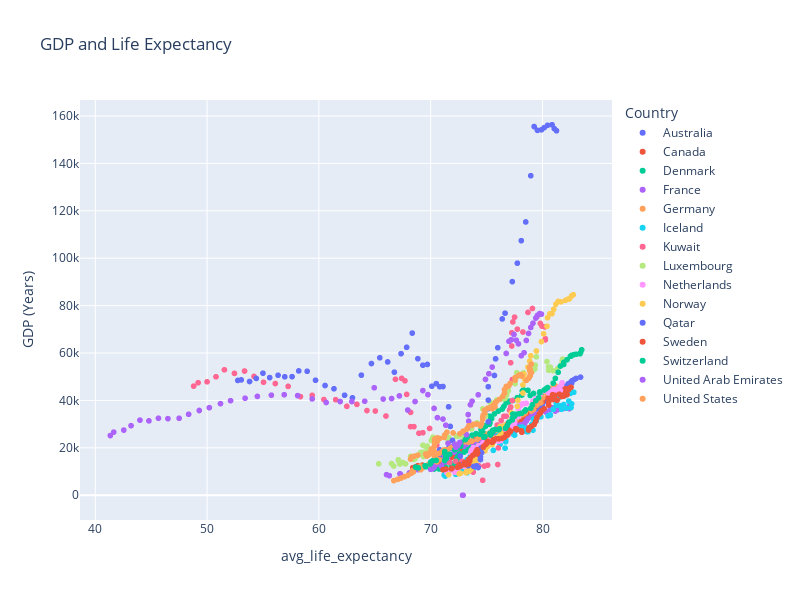

Write notebook code for a chart like this one.
### Code cell
fig = px.scatter(df_filterby_gdp, x='avg_life_expectancy', y='gdppc', color='Country',
             title='GDP and Life Expectancy',
             labels={'gdppc':'GDP (Years)'},
             hover_data=['Country'], width=800, height=600)
fig.show()

### Figure 1 — Plotly figure (JSON) as saved in the notebook; plotly's stock layout.template omitted (floating-point values rounded to 4 significant figures)
{"data": [{"customdata": [["Australia"], ["Australia"], ["Australia"], ["Australia"], ["Australia"], ["Australia"], ["Australia"], ["Australia"], ["Australia"], ["Australia"], ["Australia"], ["Australia"], ["Australia"], ["Australia"], ["Australia"], ["Australia"], ["Australia"], ["Australia"], ["Australia"], ["Australia"], ["Australia"], ["Australia"], ["Australia"], ["Australia"], ["Australia"], ["Australia"], ["Australia"], ["Australia"], ["Australia"], ["Australia"], ["Australia"], ["Australia"], ["Australia"], ["Australia"], ["Australia"], ["Australia"], ["Australia"], ["Australia"], ["Australia"], ["Australia"], ["Australia"], ["Australia"], ["Australia"], ["Australia"], ["Australia"], ["Australia"], ["Australia"], ["Australia"], ["Australia"], ["Australia"], ["Australia"], ["Australia"], ["Australia"], ["Australia"], ["Australia"], ["Australia"], ["Australia"], ["Australia"], ["Australia"], ["Australia"], ["Australia"], ["Australia"], ["Australia"], ["Australia"], ["Australia"], ["Australia"], ["Australia"], ["Australia"], ["Australia"]], "hovertemplate": "Country=%{customdata[0]}<br>avg_life_expectancy=%{x}<br>GDP (Years)=%{y}<extra></extra>", "legendgroup": "Australia", "marker": {"color": "#636efa", "symbol": "circle"}, "mode": "markers", "name": "Australia", "showlegend": true, "type": "scattergl", "x": [69.1, 68.85, 69.2, 69.85, 70, 70.3, 70.2, 70.45, 71, 70.55, 70.95, 71.25, 71.05, 71.1, 70.75, 70.95, 70.85, 71.2, 70.85, 71.25, 70.8, 71.55, 71.9, 72.2, 72, 72.9, 72.9, 73.6, 73.8, 74.4, 74.65, 74.85, 74.8, 75.45, 75.55, 75.5, 76.1, 76.1, 76.4, 76.25, 77.05, 77.5, 77.5, 78, 77.85, 78.25, 78.4, 78.65, 79.05, 79.25, 79.6, 80, 80, 80.45, 80.75, 81.1, 81.25, 81.25, 81.45, 81.75, 82, 82.15, 82.3, 82.6, 82.55, 82.65, 82.85, 83, 83.4], "xaxis": "x", "y": [11815, 11966, 11824, 11963, 12419, 12795, 12924, 12895, 13238, 13753, 14013, 13793, 14389, 14983, 15699, 16182, 16324, 17108, 17770, 18428, 19166, 19590, 19772, 20527, 20698, 20993, 21613, 21592, 21948, 22826, 22972, 23368, 22972, 22697, 24009, 24927, 25116, 25971, 26702, 27407, 27373, 26861, 27560, 28622, 29844, 30690, 31740, 32858, 34337, 35551, 36603, 37276, 38567, 39524, 40888, 41904, 42651, 44034, 44422, 44687, 45400, 46132, 46999, 47250, 47867, 48357, 48845, 49266, 49831], "yaxis": "y"}, {"customdata": [["Canada"], ["Canada"], ["Canada"], ["Canada"], ["Canada"], ["Canada"], ["Canada"], ["Canada"], ["Canada"], ["Canada"], ["Canada"], ["Canada"], ["Canada"], ["Canada"], ["Canada"], ["Canada"], ["Canada"], ["Canada"], ["Canada"], ["Canada"], ["Canada"], ["Canada"], ["Canada"], ["Canada"], ["Canada"], ["Canada"], ["Canada"], ["Canada"], ["Canada"], ["Canada"], ["Canada"], ["Canada"], ["Canada"], ["Canada"], ["Canada"], ["Canada"], ["Canada"], ["Canada"], ["Canada"], ["Canada"], ["Canada"], ["Canada"], ["Canada"], ["Canada"], ["Canada"], ["Canada"], ["Canada"], ["Canada"], ["Canada"], ["Canada"], ["Canada"], ["Canada"], ["Canada"], ["Canada"], ["Canada"], ["Canada"], ["Canada"], ["Canada"], ["Canada"], ["Canada"], ["Canada"], ["Canada"], ["Canada"], ["Canada"], ["Canada"], ["Canada"], ["Canada"], ["Canada"], ["Canada"]], "hovertemplate": "Country=%{customdata[0]}<br>avg_life_expectancy=%{x}<br>GDP (Years)=%{y}<extra></extra>", "legendgroup": "Canada", "marker": {"color": "#EF553B", "symbol": "circle"}, "mode": "markers", "name": "Canada", "showlegend": true, "type": "scattergl", "x": [68.4, 68.65, 68.85, 69.25, 70.1, 70.2, 70.15, 70.15, 70.8, 70.8, 71.2, 71.45, 71.4, 71.45, 71.85, 72, 72.1, 72.3, 72.45, 72.6, 72.8, 73.15, 73, 73.25, 73.3, 73.6, 74.05, 74.3, 74.6, 74.95, 75.15, 75.55, 75.75, 76.1, 76.4, 76.35, 76.5, 76.8, 76.9, 77.15, 77.4, 77.55, 77.85, 77.7, 77.9, 78, 78.25, 78.45, 78.65, 78.85, 79.2, 79.35, 79.5, 79.65, 80, 80.05, 80.5, 80.5, 80.7, 81, 81.3, 81.5, 81.7, 81.75, 81.8, 81.9, 82.05, 82, 82.05], "xaxis": "x", "y": [11622, 12007, 12486, 12726, 12272, 13072, 13791, 13719, 13603, 13829, 13952, 14080, 14787, 15248, 15938, 16694, 17448, 17658, 18297, 18988, 19207, 20024, 20837, 22058, 22643, 22819, 23754, 24265, 24994, 25775, 25784, 26256, 25151, 25625, 26836, 28025, 28472, 29246, 30275, 30458, 30082, 29152, 29141, 29658, 30746, 31331, 31594, 32710, 33786, 35346, 36943, 37307, 38124, 38560, 39492, 40485, 41247, 41807, 41896, 40313, 41209, 42197, 42445, 42994, 43607, 43619, 43745, 44592, 44869], "yaxis": "y"}, {"customdata": [["Denmark"], ["Denmark"], ["Denmark"], ["Denmark"], ["Denmark"], ["Denmark"], ["Denmark"], ["Denmark"], ["Denmark"], ["Denmark"], ["Denmark"], ["Denmark"], ["Denmark"], ["Denmark"], ["Denmark"], ["Denmark"], ["Denmark"], ["Denmark"], ["Denmark"], ["Denmark"], ["Denmark"], ["Denmark"], ["Denmark"], ["Denmark"], ["Denmark"], ["Denmark"], ["Denmark"], ["Denmark"], ["Denmark"], ["Denmark"], ["Denmark"], ["Denmark"], ["Denmark"], ["Denmark"], ["Denmark"], ["Denmark"], ["Denmark"], ["Denmark"], ["Denmark"], ["Denmark"], ["Denmark"], ["Denmark"], ["Denmark"], ["Denmark"], ["Denmark"], ["Denmark"], ["Denmark"], ["Denmark"], ["Denmark"], ["Denmark"], ["Denmark"], ["Denmark"], ["Denmark"], ["Denmark"], ["Denmark"], ["Denmark"], ["Denmark"], ["Denmark"], ["Denmark"], ["Denmark"], ["Denmark"], ["Denmark"], ["Denmark"], ["Denmark"], ["Denmark"], ["Denmark"], ["Denmark"], ["Denmark"], ["Denmark"]], "hovertemplate": "Country=%{customdata[0]}<br>avg_life_expectancy=%{x}<br>GDP (Years)=%{y}<extra></extra>", "legendgroup": "Denmark", "marker": {"color": "#00cc96", "symbol": "circle"}, "mode": "markers", "name": "Denmark", "showlegend": true, "type": "scattergl", "x": [70.3, 70.95, 70.75, 71.2, 71.35, 71.95, 72.05, 71.85, 72.25, 72.25, 72.2, 72.5, 72.35, 72.45, 72.55, 72.4, 72.5, 73, 73.2, 73.3, 73.4, 73.5, 73.5, 73.75, 73.85, 74.15, 73.8, 74.7, 74.45, 74.3, 74.2, 74.3, 74.65, 74.45, 74.65, 74.5, 74.65, 74.75, 74.8, 74.9, 74.85, 75.25, 75.3, 75.2, 75.45, 75.25, 75.7, 76.05, 76.4, 76.55, 76.75, 76.95, 77.05, 77.35, 77.75, 78.15, 78.2, 78.3, 78.7, 78.9, 79.2, 79.75, 80.05, 80.3, 80.65, 80.75, 80.85, 81.1, 81], "xaxis": "x", "y": [11067, 11056, 11086, 11623, 11749, 11788, 11858, 12696, 12903, 13767, 14046, 14843, 15537, 15513, 16832, 17459, 17789, 18230, 18868, 19974, 20221, 20617, 21579, 22228, 21919, 21712, 23059, 23360, 23632, 24409, 24272, 24063, 24807, 25450, 26581, 27710, 28681, 28728, 29049, 29108, 29412, 29915, 30574, 30650, 32359, 33356, 34325, 35499, 36361, 37523, 39021, 39426, 39709, 39983, 41179, 42265, 44025, 44481, 44246, 42090, 42932, 43575, 43510, 43733, 44241, 44635, 44836, 45456, 46312], "yaxis": "y"}, {"customdata": [["France"], ["France"], ["France"], ["France"], ["France"], ["France"], ["France"], ["France"], ["France"], ["France"], ["France"], ["France"], ["France"], ["France"], ["France"], ["France"], ["France"], ["France"], ["France"], ["France"], ["France"], ["France"], ["France"], ["France"], ["France"], ["France"], ["France"], ["France"], ["France"], ["France"], ["France"], ["France"], ["France"], ["France"], ["France"], ["France"], ["France"], ["France"], ["France"], ["France"], ["France"], ["France"], ["France"], ["France"], ["France"], ["France"], ["France"], ["France"], ["France"], ["France"], ["France"], ["France"], ["France"], ["France"], ["France"], ["France"], ["France"], ["France"], ["France"], ["France"], ["France"], ["France"], ["France"], ["France"], ["France"], ["France"], ["France"], ["France"], ["France"]], "hovertemplate": "Country=%{customdata[0]}<br>avg_life_expectancy=%{x}<br>GDP (Years)=%{y}<extra></extra>", "legendgroup": "France", "marker": {"color": "#ab63fa", "symbol": "circle"}, "mode": "markers", "name": "France", "showlegend": true, "type": "scattergl", "x": [66.3, 66.05, 67.3, 67.25, 68.1, 68.35, 68.45, 68.85, 70, 70.15, 70.3, 70.95, 70.45, 70.3, 71.25, 71.1, 71.5, 71.5, 71.5, 71.25, 72.1, 72.1, 72.35, 72.5, 72.8, 72.95, 73.2, 73.75, 73.9, 74.2, 74.3, 74.45, 74.8, 74.75, 75.25, 75.3, 75.6, 76.15, 76.4, 76.55, 76.85, 77.05, 77.3, 77.35, 77.75, 77.85, 78.05, 78.4, 78.55, 78.7, 79, 79.15, 79.35, 79.4, 80.3, 80.25, 80.7, 80.9, 81, 81.15, 81.35, 81.7, 81.7, 81.95, 82.4, 82.1, 82.35, 82.45, 82.55], "xaxis": "x", "y": [8266, 8705, 8869, 9060, 9428, 9881, 10278, 10779, 10927, 11124, 11792, 12302, 12859, 13330, 14057, 14609, 15213, 15792, 16365, 17352, 18187, 18881, 19549, 20441, 20902, 20653, 21465, 22177, 22698, 23326, 23537, 23655, 24120, 24300, 24519, 24755, 25238, 25756, 26763, 27576, 28129, 28294, 28620, 28336, 28908, 29419, 29737, 30342, 31323, 32285, 33410, 33920, 34153, 34292, 35094, 35495, 36166, 36846, 36762, 35535, 36087, 36691, 36571, 36632, 36527, 36827, 37124, 37895, 38516], "yaxis": "y"}, {"customdata": [["Germany"], ["Germany"], ["Germany"], ["Germany"], ["Germany"], ["Germany"], ["Germany"], ["Germany"], ["Germany"], ["Germany"], ["Germany"], ["Germany"], ["Germany"], ["Germany"], ["Germany"], ["Germany"], ["Germany"], ["Germany"], ["Germany"], ["Germany"], ["Germany"], ["Germany"], ["Germany"], ["Germany"], ["Germany"], ["Germany"], ["Germany"], ["Germany"], ["Germany"], ["Germany"], ["Germany"], ["Germany"], ["Germany"], ["Germany"], ["Germany"], ["Germany"], ["Germany"], ["Germany"], ["Germany"], ["Germany"], ["Germany"], ["Germany"], ["Germany"], ["Germany"], ["Germany"], ["Germany"], ["Germany"], ["Germany"], ["Germany"], ["Germany"], ["Germany"], ["Germany"], ["Germany"], ["Germany"], ["Germany"], ["Germany"], ["Germany"], ["Germany"], ["Germany"], ["Germany"], ["Germany"], ["Germany"], ["Germany"], ["Germany"], ["Germany"], ["Germany"], ["Germany"], ["Germany"], ["Germany"]], "hovertemplate": "Country=%{customdata[0]}<br>avg_life_expectancy=%{x}<br>GDP (Years)=%{y}<extra></extra>", "legendgroup": "Germany", "marker": {"color": "#FFA15A", "symbol": "circle"}, "mode": "markers", "name": "Germany", "showlegend": true, "type": "scattergl", "x": [66.7, 67.05, 67.35, 67.65, 67.95, 68.25, 68.45, 68.35, 69.1, 69.25, 69.1, 69.7, 69.85, 69.95, 70.55, 70.5, 70.6, 70.8, 70.45, 70.3, 70.5, 70.75, 71, 71.15, 71.5, 71.35, 71.8, 72.4, 72.35, 72.75, 72.85, 73.1, 73.4, 73.7, 74.15, 74.3, 74.45, 74.9, 75.1, 75.3, 75.15, 75.4, 75.8, 75.9, 76.2, 76.4, 76.65, 77.1, 77.4, 77.65, 77.95, 78.3, 78.35, 78.45, 79, 79.2, 79.5, 79.65, 79.75, 79.85, 80, 80.3, 80.45, 80.45, 80.85, 80.55, 80.85, 80.95, 81.15], "xaxis": "x", "y": [6186, 6704, 7257, 7818, 8364, 9240, 9846, 10348, 10739, 11440, 12282, 12675, 13106, 13367, 14062, 14642, 14964, 14979, 15723, 16641, 17277, 17657, 18301, 19074, 19228, 19193, 20218, 20837, 21447, 22305, 22497, 22553, 22380, 22840, 23564, 24133, 24657, 25027, 25759, 26393, 25391, 26770, 27385, 27251, 28140, 28869, 29350, 30187, 31130, 32088, 33367, 34260, 34591, 34716, 35529, 36206, 38014, 39752, 40715, 38963, 41110, 43189, 43320, 43413, 43922, 44293, 44689, 45620, 46178], "yaxis": "y"}, {"customdata": [["Iceland"], ["Iceland"], ["Iceland"], ["Iceland"], ["Iceland"], ["Iceland"], ["Iceland"], ["Iceland"], ["Iceland"], ["Iceland"], ["Iceland"], ["Iceland"], ["Iceland"], ["Iceland"], ["Iceland"], ["Iceland"], ["Iceland"], ["Iceland"], ["Iceland"], ["Iceland"], ["Iceland"], ["Iceland"], ["Iceland"], ["Iceland"], ["Iceland"], ["Iceland"], ["Iceland"], ["Iceland"], ["Iceland"], ["Iceland"], ["Iceland"], ["Iceland"], ["Iceland"], ["Iceland"], ["Iceland"], ["Iceland"], ["Iceland"], ["Iceland"], ["Iceland"], ["Iceland"], ["Iceland"], ["Iceland"], ["Iceland"], ["Iceland"], ["Iceland"], ["Iceland"], ["Iceland"], ["Iceland"], ["Iceland"], ["Iceland"], ["Iceland"], ["Iceland"], ["Iceland"], ["Iceland"], ["Iceland"], ["Iceland"], ["Iceland"], ["Iceland"], ["Iceland"], ["Iceland"], ["Iceland"], ["Iceland"], ["Iceland"], ["Iceland"], ["Iceland"], ["Iceland"], ["Iceland"], ["Iceland"], ["Iceland"]], "hovertemplate": "Country=%{customdata[0]}<br>avg_life_expectancy=%{x}<br>GDP (Years)=%{y}<extra></extra>", "legendgroup": "Iceland", "marker": {"color": "#19d3f3", "symbol": "circle"}, "mode": "markers", "name": "Iceland", "showlegend": true, "type": "scattergl", "x": [71.2, 71.3, 72.25, 72.25, 73.25, 73.1, 72.8, 73.05, 73.2, 72.7, 73.8, 73.15, 73.6, 73.15, 73.4, 73.9, 73.25, 73.6, 73.8, 73.5, 73.7, 73.55, 74.3, 74.45, 74.6, 75.6, 76.65, 76.2, 76.7, 76.7, 76.65, 76.05, 76.85, 76.65, 77.5, 77.3, 78.1, 77.35, 77, 77.95, 78.2, 77.95, 78.6, 78.7, 79.15, 78.2, 78.65, 79.05, 79.45, 79.2, 79.85, 80.7, 80.5, 80.7, 80.95, 81.25, 81.25, 81.35, 81.4, 81.6, 81.7, 82.15, 82.55, 81.9, 82.6, 82.35, 82.05, 82.5, 82.8], "xaxis": "x", "y": [8498, 8080, 8823, 8886, 9446, 10096, 10323, 10079, 10568, 10702, 10959, 10728, 11435, 12366, 13386, 14100, 15058, 14642, 13648, 13880, 14830, 16606, 17366, 18277, 19054, 18935, 19877, 21465, 22579, 23443, 24528, 25284, 25477, 24605, 25357, 25990, 27439, 29576, 28934, 28652, 28760, 28258, 26859, 26834, 27458, 27236, 28278, 29939, 31445, 32187, 33108, 33794, 33470, 33921, 36209, 37884, 38707, 41111, 40810, 37702, 36273, 36740, 36990, 38258, 38563, 39727, 42085, 42978, 43439], "yaxis": "y"}, {"customdata": [["Kuwait"], ["Kuwait"], ["Kuwait"], ["Kuwait"], ["Kuwait"], ["Kuwait"], ["Kuwait"], ["Kuwait"], ["Kuwait"], ["Kuwait"], ["Kuwait"], ["Kuwait"], ["Kuwait"], ["Kuwait"], ["Kuwait"], ["Kuwait"], ["Kuwait"], ["Kuwait"], ["Kuwait"], ["Kuwait"], ["Kuwait"], ["Kuwait"], ["Kuwait"], ["Kuwait"], ["Kuwait"], ["Kuwait"], ["Kuwait"], ["Kuwait"], ["Kuwait"], ["Kuwait"], ["Kuwait"], ["Kuwait"], ["Kuwait"], ["Kuwait"], ["Kuwait"], ["Kuwait"], ["Kuwait"], ["Kuwait"], ["Kuwait"], ["Kuwait"], ["Kuwait"], ["Kuwait"], ["Kuwait"], ["Kuwait"], ["Kuwait"], ["Kuwait"], ["Kuwait"], ["Kuwait"], ["Kuwait"], ["Kuwait"], ["Kuwait"], ["Kuwait"], ["Kuwait"], ["Kuwait"], ["Kuwait"], ["Kuwait"], ["Kuwait"], ["Kuwait"], ["Kuwait"], ["Kuwait"], ["Kuwait"], ["Kuwait"], ["Kuwait"], ["Kuwait"], ["Kuwait"], ["Kuwait"], ["Kuwait"], ["Kuwait"], ["Kuwait"]], "hovertemplate": "Country=%{customdata[0]}<br>avg_life_expectancy=%{x}<br>GDP (Years)=%{y}<extra></extra>", "legendgroup": "Kuwait", "marker": {"color": "#FF6692", "symbol": "circle"}, "mode": "markers", "name": "Kuwait", "showlegend": true, "type": "scattergl", "x": [48.8, 49.2, 50, 50.8, 51.55, 52.45, 53.35, 54.2, 55.05, 56.1, 57.25, 58.35, 59.4, 60.45, 61.5, 62.5, 63.4, 64.3, 65.05, 66, 66.85, 67.4, 67.7, 67.85, 68.2, 68.2, 68.5, 68.95, 69.3, 69.9, 70.55, 71.3, 71.7, 72.25, 72.8, 73.3, 73.75, 74.3, 74.8, 75.1, 73.8, 74.65, 76, 76.05, 76.1, 75.85, 75.95, 76.3, 76.55, 76.75, 77.05, 77.15, 77.3, 77.3, 77.15, 77.25, 77.25, 77.35, 77.5, 77.75, 78.25, 78.7, 79.1, 79.5, 79.8, 79.95, 80.2, 80.25, 80.25], "xaxis": "x", "y": [46031, 47464, 47856, 49989, 52920, 51417, 52404, 50126, 47671, 47131, 45929, 41622, 42150, 40377, 40333, 37511, 38335, 35720, 35546, 33415, 48927, 49302, 48283, 42542, 34962, 28950, 28956, 26168, 26363, 28174, 21154, 16402, 13845, 14292, 14384, 13015, 13509, 12416, 12317, 12701, 9757, 6311, 12965, 19955, 24532, 27553, 29613, 31511, 33331, 33351, 35845, 37226, 39943, 48810, 55912, 62960, 68546, 73097, 75138, 70073, 68865, 77126, 78801, 75256, 72508, 71354, 71010, 66010, 65521], "yaxis": "y"}, {"customdata": [["Luxembourg"], ["Luxembourg"], ["Luxembourg"], ["Luxembourg"], ["Luxembourg"], ["Luxembourg"], ["Luxembourg"], ["Luxembourg"], ["Luxembourg"], ["Luxembourg"], ["Luxembourg"], ["Luxembourg"], ["Luxembourg"], ["Luxembourg"], ["Luxembourg"], ["Luxembourg"], ["Luxembourg"], ["Luxembourg"], ["Luxembourg"], ["Luxembourg"], ["Luxembourg"], ["Luxembourg"], ["Luxembourg"], ["Luxembourg"], ["Luxembourg"], ["Luxembourg"], ["Luxembourg"], ["Luxembourg"], ["Luxembourg"], ["Luxembourg"], ["Luxembourg"], ["Luxembourg"], ["Luxembourg"], ["Luxembourg"], ["Luxembourg"], ["Luxembourg"], ["Luxembourg"], ["Luxembourg"], ["Luxembourg"], ["Luxembourg"], ["Luxembourg"], ["Luxembourg"], ["Luxembourg"], ["Luxembourg"], ["Luxembourg"], ["Luxembourg"], ["Luxembourg"], ["Luxembourg"], ["Luxembourg"], ["Luxembourg"], ["Luxembourg"], ["Luxembourg"], ["Luxembourg"], ["Luxembourg"], ["Luxembourg"], ["Luxembourg"], ["Luxembourg"], ["Luxembourg"], ["Luxembourg"], ["Luxembourg"], ["Luxembourg"], ["Luxembourg"], ["Luxembourg"], ["Luxembourg"], ["Luxembourg"], ["Luxembourg"], ["Luxembourg"], ["Luxembourg"], ["Luxembourg"]], "hovertemplate": "Country=%{customdata[0]}<br>avg_life_expectancy=%{x}<br>GDP (Years)=%{y}<extra></extra>", "legendgroup": "Luxembourg", "marker": {"color": "#B6E880", "symbol": "circle"}, "mode": "markers", "name": "Luxembourg", "showlegend": true, "type": "scattergl", "x": [66.5, 66.7, 67.25, 65.35, 67.75, 67.5, 67.15, 67.1, 68.5, 68.6, 68.65, 69.35, 68.2, 68.75, 69.5, 69.1, 69.25, 69.35, 69.75, 69.55, 69.7, 69.3, 70.4, 70.35, 70.2, 70.35, 70.05, 71.55, 71.6, 72.4, 72.3, 72.45, 72.75, 72.85, 73.15, 73.65, 74.1, 74.15, 74.9, 74.65, 75.5, 75.75, 75.3, 75.9, 76.35, 76.65, 76.5, 76.8, 76.95, 77.55, 77.75, 78.1, 78.3, 77.7, 79.15, 79.3, 79.35, 79.45, 80.4, 80.55, 80.55, 80.7, 80.95, 81.35, 81.7, 81.8, 82.05, 81.75, 81.8], "xaxis": "x", "y": [13378, 12337, 13162, 13256, 13238, 13818, 14343, 14961, 15093, 15382, 15870, 16349, 16370, 16766, 17864, 18002, 18084, 18066, 18774, 20516, 20763, 21117, 22236, 23820, 24503, 22643, 23100, 23417, 24331, 24836, 24951, 25136, 25005, 25738, 27303, 28032, 30051, 30533, 33351, 36442, 36706, 39198, 39232, 40179, 40991, 40839, 40688, 42311, 44143, 47061, 50064, 50528, 51710, 51717, 52624, 53262, 54921, 58370, 56383, 52731, 54086, 54031, 52562, 53411, 55102, 55972, 57006, 56780, 57428], "yaxis": "y"}, {"customdata": [["Netherlands"], ["Netherlands"], ["Netherlands"], ["Netherlands"], ["Netherlands"], ["Netherlands"], ["Netherlands"], ["Netherlands"], ["Netherlands"], ["Netherlands"], ["Netherlands"], ["Netherlands"], ["Netherlands"], ["Netherlands"], ["Netherlands"], ["Netherlands"], ["Netherlands"], ["Netherlands"], ["Netherlands"], ["Netherlands"], ["Netherlands"], ["Netherlands"], ["Netherlands"], ["Netherlands"], ["Netherlands"], ["Netherlands"], ["Netherlands"], ["Netherlands"], ["Netherlands"], ["Netherlands"], ["Netherlands"], ["Netherlands"], ["Netherlands"], ["Netherlands"], ["Netherlands"], ["Netherlands"], ["Netherlands"], ["Netherlands"], ["Netherlands"], ["Netherlands"], ["Netherlands"], ["Netherlands"], ["Netherlands"], ["Netherlands"], ["Netherlands"], ["Netherlands"], ["Netherlands"], ["Netherlands"], ["Netherlands"], ["Netherlands"], ["Netherlands"], ["Netherlands"], ["Netherlands"], ["Netherlands"], ["Netherlands"], ["Netherlands"], ["Netherlands"], ["Netherlands"], ["Netherlands"], ["Netherlands"], ["Netherlands"], ["Netherlands"], ["Netherlands"], ["Netherlands"], ["Netherlands"], ["Netherlands"], ["Netherlands"], ["Netherlands"], ["Netherlands"]], "hovertemplate": "Country=%{customdata[0]}<br>avg_life_expectancy=%{x}<br>GDP (Years)=%{y}<extra></extra>", "legendgroup": "Netherlands", "marker": {"color": "#FF97FF", "symbol": "circle"}, "mode": "markers", "name": "Netherlands", "showlegend": true, "type": "scattergl", "x": [71.45, 71.55, 72.15, 71.7, 72.4, 72.5, 72.55, 73, 73.15, 73.25, 73.35, 73.55, 73.3, 73.4, 73.8, 73.65, 73.6, 73.9, 73.65, 73.6, 73.65, 73.9, 73.8, 74.25, 74.6, 74.6, 74.7, 75.3, 75.2, 75.65, 75.75, 76, 76.05, 76.25, 76.35, 76.35, 76.35, 76.75, 76.95, 76.8, 76.95, 77.05, 77.3, 77, 77.45, 77.5, 77.45, 77.85, 77.95, 77.85, 78.05, 78.25, 78.35, 78.55, 79.15, 79.4, 79.75, 80.15, 80.3, 80.55, 80.75, 81, 80.95, 81.2, 81.6, 81.4, 81.5, 81.7, 81.75], "xaxis": "x", "y": [9558, 9615, 9698, 10429, 11010, 11678, 11953, 12137, 11926, 12333, 13209, 13074, 13770, 14078, 15042, 15618, 15838, 16483, 17365, 18270, 19075, 19636, 20079, 20851, 21514, 21318, 22132, 22598, 22992, 23347, 23438, 23153, 22780, 23086, 23750, 24361, 24893, 25085, 25574, 26612, 27515, 28127, 28556, 28880, 29728, 30680, 31812, 33200, 34689, 36409, 37900, 38636, 38653, 38804, 39682, 40679, 42287, 44009, 44841, 43179, 43812, 44591, 43957, 43744, 44205, 44869, 45600, 46651, 47474], "yaxis": "y"}, {"customdata": [["Norway"], ["Norway"], ["Norway"], ["Norway"], ["Norway"], ["Norway"], ["Norway"], ["Norway"], ["Norway"], ["Norway"], ["Norway"], ["Norway"], ["Norway"], ["Norway"], ["Norway"], ["Norway"], ["Norway"], ["Norway"], ["Norway"], ["Norway"], ["Norway"], ["Norway"], ["Norway"], ["Norway"], ["Norway"], ["Norway"], ["Norway"], ["Norway"], ["Norway"], ["Norway"], ["Norway"], ["Norway"], ["Norway"], ["Norway"], ["Norway"], ["Norway"], ["Norway"], ["Norway"], ["Norway"], ["Norway"], ["Norway"], ["Norway"], ["Norway"], ["Norway"], ["Norway"], ["Norway"], ["Norway"], ["Norway"], ["Norway"], ["Norway"], ["Norway"], ["Norway"], ["Norway"], ["Norway"], ["Norway"], ["Norway"], ["Norway"], ["Norway"], ["Norway"], ["Norway"], ["Norway"], ["Norway"], ["Norway"], ["Norway"], ["Norway"], ["Norway"], ["Norway"], ["Norway"], ["Norway"]], "hovertemplate": "Country=%{customdata[0]}<br>avg_life_expectancy=%{x}<br>GDP (Years)=%{y}<extra></extra>", "legendgroup": "Norway", "marker": {"color": "#FECB52", "symbol": "circle"}, "mode": "markers", "name": "Norway", "showlegend": true, "type": "scattergl", "x": [71.6, 72.55, 72.65, 73.15, 73.2, 73.4, 73.5, 73.45, 73.45, 73.6, 73.6, 73.65, 73.5, 73.15, 73.65, 73.8, 74.05, 74.1, 74, 73.75, 74.15, 74.25, 74.4, 74.5, 74.85, 74.9, 75.1, 75.5, 75.5, 75.5, 75.75, 75.95, 76.05, 76.15, 76.3, 76, 76.3, 76.2, 76.35, 76.55, 76.6, 77.05, 77.3, 77.2, 77.75, 77.8, 78.25, 78.25, 78.4, 78.35, 78.7, 78.85, 78.95, 79.45, 79.9, 80.1, 80.4, 80.45, 80.65, 80.85, 81, 81.2, 81.4, 81.65, 82.05, 82.25, 82.4, 82.6, 82.75], "xaxis": "x", "y": [8655, 9038, 9267, 9540, 9923, 10044, 10480, 10697, 10603, 10957, 11483, 12106, 12347, 12723, 13256, 13852, 14258, 15020, 15224, 15779, 15983, 16692, 17409, 18050, 18691, 19560, 20610, 21399, 22061, 22971, 24031, 24179, 24141, 24924, 26321, 27608, 28504, 28953, 28786, 28942, 29434, 31128, 33041, 34820, 37493, 40044, 43133, 46556, 48957, 51129, 54040, 56578, 58840, 60852, 64824, 68109, 71311, 74880, 76522, 76626, 78476, 80623, 81759, 81583, 82216, 82713, 82814, 84056, 84580], "yaxis": "y"}, {"customdata": [["Qatar"], ["Qatar"], ["Qatar"], ["Qatar"], ["Qatar"], ["Qatar"], ["Qatar"], ["Qatar"], ["Qatar"], ["Qatar"], ["Qatar"], ["Qatar"], ["Qatar"], ["Qatar"], ["Qatar"], ["Qatar"], ["Qatar"], ["Qatar"], ["Qatar"], ["Qatar"], ["Qatar"], ["Qatar"], ["Qatar"], ["Qatar"], ["Qatar"], ["Qatar"], ["Qatar"], ["Qatar"], ["Qatar"], ["Qatar"], ["Qatar"], ["Qatar"], ["Qatar"], ["Qatar"], ["Qatar"], ["Qatar"], ["Qatar"], ["Qatar"], ["Qatar"], ["Qatar"], ["Qatar"], ["Qatar"], ["Qatar"], ["Qatar"], ["Qatar"], ["Qatar"], ["Qatar"], ["Qatar"], ["Qatar"], ["Qatar"], ["Qatar"], ["Qatar"], ["Qatar"], ["Qatar"], ["Qatar"], ["Qatar"], ["Qatar"], ["Qatar"], ["Qatar"], ["Qatar"], ["Qatar"], ["Qatar"], ["Qatar"], ["Qatar"], ["Qatar"], ["Qatar"], ["Qatar"], ["Qatar"], ["Qatar"]], "hovertemplate": "Country=%{customdata[0]}<br>avg_life_expectancy=%{x}<br>GDP (Years)=%{y}<extra></extra>", "legendgroup": "Qatar", "marker": {"color": "#636efa", "symbol": "circle"}, "mode": "markers", "name": "Qatar", "showlegend": true, "type": "scattergl", "x": [52.75, 53.05, 53.8, 54.4, 55, 55.6, 56.35, 56.95, 57.6, 58.2, 58.95, 59.7, 60.55, 61.35, 62.3, 63, 63.8, 64.7, 65.45, 66.15, 66.75, 67.35, 67.85, 68.35, 68.85, 69.3, 69.7, 70.1, 70.5, 70.8, 71.1, 71.6, 71.75, 71.95, 72.45, 72.65, 72.85, 73.3, 73.35, 73.85, 74.25, 74.1, 74.45, 74.45, 74.55, 74.5, 75.1, 75.15, 75.1, 75.15, 75.15, 75.7, 75.8, 76, 76.4, 76.65, 77.3, 77.75, 78.1, 78.5, 78.95, 79.25, 79.55, 79.9, 80.15, 80.45, 80.85, 81.05, 81.25], "xaxis": "x", "y": [48436, 48653, 47990, 49284, 51490, 49632, 50628, 49973, 50042, 52436, 52299, 48516, 46304, 44912, 42186, 41101, 50660, 55566, 58010, 56236, 51921, 59731, 62416, 68407, 57594, 54866, 55169, 45999, 47072, 45806, 45860, 37307, 29046, 23146, 20354, 16558, 12881, 12819, 12492, 12137, 11705, 12418, 15042, 16221, 17955, 19960, 22395, 30989, 36448, 40135, 45788, 50526, 57541, 62234, 74373, 76808, 90121, 97913, 107402, 115283, 134803, 155533, 153922, 154159, 155069, 156029, 156299, 154669, 153764], "yaxis": "y"}, {"customdata": [["Sweden"], ["Sweden"], ["Sweden"], ["Sweden"], ["Sweden"], ["Sweden"], ["Sweden"], ["Sweden"], ["Sweden"], ["Sweden"], ["Sweden"], ["Sweden"], ["Sweden"], ["Sweden"], ["Sweden"], ["Sweden"], ["Sweden"], ["Sweden"], ["Sweden"], ["Sweden"], ["Sweden"], ["Sweden"], ["Sweden"], ["Sweden"], ["Sweden"], ["Sweden"], ["Sweden"], ["Sweden"], ["Sweden"], ["Sweden"], ["Sweden"], ["Sweden"], ["Sweden"], ["Sweden"], ["Sweden"], ["Sweden"], ["Sweden"], ["Sweden"], ["Sweden"], ["Sweden"], ["Sweden"], ["Sweden"], ["Sweden"], ["Sweden"], ["Sweden"], ["Sweden"], ["Sweden"], ["Sweden"], ["Sweden"], ["Sweden"], ["Sweden"], ["Sweden"], ["Sweden"], ["Sweden"], ["Sweden"], ["Sweden"], ["Sweden"], ["Sweden"], ["Sweden"], ["Sweden"], ["Sweden"], ["Sweden"], ["Sweden"], ["Sweden"], ["Sweden"], ["Sweden"], ["Sweden"], ["Sweden"], ["Sweden"]], "hovertemplate": "Country=%{customdata[0]}<br>avg_life_expectancy=%{x}<br>GDP (Years)=%{y}<extra></extra>", "legendgroup": "Sweden", "marker": {"color": "#EF553B", "symbol": "circle"}, "mode": "markers", "name": "Sweden", "showlegend": true, "type": "scattergl", "x": [71.1, 71.35, 71.85, 71.9, 72.4, 72.55, 72.7, 72.55, 73.15, 73.4, 73.05, 73.5, 73.4, 73.55, 73.75, 73.9, 74.15, 74.2, 74.05, 74.15, 74.7, 74.7, 74.75, 74.95, 75.05, 75.05, 75.1, 75.5, 75.6, 75.6, 75.85, 76.1, 76.4, 76.6, 76.85, 76.75, 77, 77.15, 77, 77.7, 77.6, 77.7, 78.1, 78.15, 78.75, 78.8, 79, 79.25, 79.4, 79.5, 79.7, 79.8, 79.9, 80.15, 80.55, 80.55, 80.8, 80.9, 81.1, 81.3, 81.5, 81.75, 81.7, 81.9, 82.2, 82.15, 82.35, 82.4, 82.55], "xaxis": "x", "y": [10742, 11077, 11152, 11389, 11799, 12060, 12428, 12899, 12884, 13211, 13849, 14564, 15093, 15808, 16761, 17239, 17432, 17883, 18428, 19215, 20269, 20320, 20725, 21509, 22132, 22607, 22765, 22322, 22646, 23465, 23809, 23777, 24002, 24412, 25357, 25805, 26309, 27016, 27468, 27933, 28068, 27614, 27199, 26559, 27506, 28519, 29012, 29863, 31187, 32705, 34203, 34667, 35570, 36436, 38016, 39259, 40992, 42400, 42190, 40116, 42635, 42079, 41650, 41811, 42476, 43746, 44659, 45193, 45542], "yaxis": "y"}, {"customdata": [["Switzerland"], ["Switzerland"], ["Switzerland"], ["Switzerland"], ["Switzerland"], ["Switzerland"], ["Switzerland"], ["Switzerland"], ["Switzerland"], ["Switzerland"], ["Switzerland"], ["Switzerland"], ["Switzerland"], ["Switzerland"], ["Switzerland"], ["Switzerland"], ["Switzerland"], ["Switzerland"], ["Switzerland"], ["Switzerland"], ["Switzerland"], ["Switzerland"], ["Switzerland"], ["Switzerland"], ["Switzerland"], ["Switzerland"], ["Switzerland"], ["Switzerland"], ["Switzerland"], ["Switzerland"], ["Switzerland"], ["Switzerland"], ["Switzerland"], ["Switzerland"], ["Switzerland"], ["Switzerland"], ["Switzerland"], ["Switzerland"], ["Switzerland"], ["Switzerland"], ["Switzerland"], ["Switzerland"], ["Switzerland"], ["Switzerland"], ["Switzerland"], ["Switzerland"], ["Switzerland"], ["Switzerland"], ["Switzerland"], ["Switzerland"], ["Switzerland"], ["Switzerland"], ["Switzerland"], ["Switzerland"], ["Switzerland"], ["Switzerland"], ["Switzerland"], ["Switzerland"], ["Switzerland"], ["Switzerland"], ["Switzerland"], ["Switzerland"], ["Switzerland"], ["Switzerland"], ["Switzerland"], ["Switzerland"], ["Switzerland"], ["Switzerland"], ["Switzerland"]], "hovertemplate": "Country=%{customdata[0]}<br>avg_life_expectancy=%{x}<br>GDP (Years)=%{y}<extra></extra>", "legendgroup": "Switzerland", "marker": {"color": "#00cc96", "symbol": "circle"}, "mode": "markers", "name": "Switzerland", "showlegend": true, "type": "scattergl", "x": [68.9, 68.65, 69.55, 69.5, 69.95, 70, 70.15, 70.5, 71.25, 71.4, 71.35, 71.7, 71.25, 71.25, 72.15, 72.3, 72.45, 72.7, 72.65, 72.7, 73.1, 73.25, 73.7, 74.05, 74.4, 74.75, 74.85, 75.35, 75.3, 75.55, 75.55, 75.75, 76.1, 76.15, 76.7, 76.85, 77, 77.3, 77.3, 77.5, 77.35, 77.6, 77.9, 78.15, 78.4, 78.5, 78.95, 79.1, 79.4, 79.65, 79.75, 80.15, 80.3, 80.45, 80.95, 81.15, 81.4, 81.6, 81.9, 81.9, 82.2, 82.5, 82.55, 82.6, 83, 82.8, 83.35, 83.4, 83.5], "xaxis": "x", "y": [11541, 11878, 12016, 12471, 13171, 13999, 14507, 14668, 14644, 15470, 16358, 17308, 17794, 18438, 19195, 19803, 20225, 20742, 21395, 22308, 23479, 24487, 25357, 26004, 25718, 24468, 24753, 25431, 26159, 26641, 27406, 27730, 27661, 28009, 28315, 29417, 30848, 31774, 32483, 33316, 34250, 34129, 34357, 34626, 35424, 36004, 36720, 38165, 39891, 41092, 43251, 44399, 44934, 45442, 47264, 49274, 51863, 54510, 56055, 55172, 57219, 58686, 58674, 59036, 59485, 59307, 59662, 60171, 61373], "yaxis": "y"}, {"customdata": [["United Arab Emirates"], ["United Arab Emirates"], ["United Arab Emirates"], ["United Arab Emirates"], ["United Arab Emirates"], ["United Arab Emirates"], ["United Arab Emirates"], ["United Arab Emirates"], ["United Arab Emirates"], ["United Arab Emirates"], ["United Arab Emirates"], ["United Arab Emirates"], ["United Arab Emirates"], ["United Arab Emirates"], ["United Arab Emirates"], ["United Arab Emirates"], ["United Arab Emirates"], ["United Arab Emirates"], ["United Arab Emirates"], ["United Arab Emirates"], ["United Arab Emirates"], ["United Arab Emirates"], ["United Arab Emirates"], ["United Arab Emirates"], ["United Arab Emirates"], ["United Arab Emirates"], ["United Arab Emirates"], ["United Arab Emirates"], ["United Arab Emirates"], ["United Arab Emirates"], ["United Arab Emirates"], ["United Arab Emirates"], ["United Arab Emirates"], ["United Arab Emirates"], ["United Arab Emirates"], ["United Arab Emirates"], ["United Arab Emirates"], ["United Arab Emirates"], ["United Arab Emirates"], ["United Arab Emirates"], ["United Arab Emirates"], ["United Arab Emirates"], ["United Arab Emirates"], ["United Arab Emirates"], ["United Arab Emirates"], ["United Arab Emirates"], ["United Arab Emirates"], ["United Arab Emirates"], ["United Arab Emirates"], ["United Arab Emirates"], ["United Arab Emirates"], ["United Arab Emirates"], ["United Arab Emirates"], ["United Arab Emirates"], ["United Arab Emirates"], ["United Arab Emirates"], ["United Arab Emirates"], ["United Arab Emirates"], ["United Arab Emirates"], ["United Arab Emirates"], ["United Arab Emirates"], ["United Arab Emirates"], ["United Arab Emirates"], ["United Arab Emirates"], ["United Arab Emirates"], ["United Arab Emirates"], ["United Arab Emirates"], ["United Arab Emirates"], ["United Arab Emirates"]], "hovertemplate": "Country=%{customdata[0]}<br>avg_life_expectancy=%{x}<br>GDP (Years)=%{y}<extra></extra>", "legendgroup": "United Arab Emirates", "marker": {"color": "#ab63fa", "symbol": "circle"}, "mode": "markers", "name": "United Arab Emirates", "showlegend": true, "type": "scattergl", "x": [41.35, 41.65, 42.55, 43.2, 44, 44.8, 45.65, 46.5, 47.5, 48.35, 49.3, 50.2, 51.2, 52.1, 53.4, 54.5, 55.75, 56.9, 58.1, 59.4, 60.65, 61.9, 62.95, 64.1, 64.95, 65.75, 66.5, 67.2, 67.95, 68.6, 69.3, 69.75, 70.3, 70.6, 71.1, 71.35, 71.55, 72.15, 72.25, 72.45, 72.6, 72.85, 72.9, 73.2, 73.3, 73.4, 73.35, 73.55, 73.7, 74.25, 74.9, 75.2, 75.5, 76.75, 77, 77.2, 77.45, 77.65, 77.85, 78.1, 78.35, 78.55, 78.75, 78.95, 79.15, 79.4, 79.55, 79.75, 79.9], "xaxis": "x", "y": [25182, 26634, 27490, 29358, 31695, 31374, 32481, 32329, 32473, 34153, 35758, 36949, 38654, 39889, 40927, 41705, 42213, 42416, 42040, 40639, 39135, 39540, 39540, 39669, 45347, 40591, 40803, 41915, 35936, 39534, 44168, 42456, 36635, 32737, 32135, 29562, 21949, 21487, 20215, 21072, 22254, 0, 0, 25559, 28335, 31240, 34043, 38168, 39668, 42372, 48888, 51263, 54077, 59823, 64926, 65599, 67831, 65413, 63862, 58861, 60112, 65307, 68255, 70791, 72601, 74746, 75876, 76643, 76398], "yaxis": "y"}, {"customdata": [["United States"], ["United States"], ["United States"], ["United States"], ["United States"], ["United States"], ["United States"], ["United States"], ["United States"], ["United States"], ["United States"], ["United States"], ["United States"], ["United States"], ["United States"], ["United States"], ["United States"], ["United States"], ["United States"], ["United States"], ["United States"], ["United States"], ["United States"], ["United States"], ["United States"], ["United States"], ["United States"], ["United States"], ["United States"], ["United States"], ["United States"], ["United States"], ["United States"], ["United States"], ["United States"], ["United States"], ["United States"], ["United States"], ["United States"], ["United States"], ["United States"], ["United States"], ["United States"], ["United States"], ["United States"], ["United States"], ["United States"], ["United States"], ["United States"], ["United States"], ["United States"], ["United States"], ["United States"], ["United States"], ["United States"], ["United States"], ["United States"], ["United States"], ["United States"], ["United States"], ["United States"], ["United States"], ["United States"], ["United States"], ["United States"], ["United States"], ["United States"], ["United States"], ["United States"]], "hovertemplate": "Country=%{customdata[0]}<br>avg_life_expectancy=%{x}<br>GDP (Years)=%{y}<extra></extra>", "legendgroup": "United States", "marker": {"color": "#FFA15A", "symbol": "circle"}, "mode": "markers", "name": "United States", "showlegend": true, "type": "scattergl", "x": [68.2, 68.3, 68.5, 68.85, 69.65, 69.7, 69.75, 69.55, 69.8, 70.05, 69.95, 70.35, 70.25, 70.05, 70.3, 70.35, 70.35, 70.6, 70.35, 70.6, 70.8, 71.2, 71.25, 71.45, 72, 72.6, 72.9, 73.25, 73.4, 73.85, 73.75, 74.1, 74.45, 74.55, 74.65, 74.65, 74.7, 74.85, 74.8, 75.1, 75.3, 75.5, 75.75, 75.55, 75.75, 75.85, 76.15, 76.45, 76.6, 76.6, 76.75, 76.9, 77, 77.1, 77.55, 77.55, 77.85, 78.05, 78.15, 78.55, 78.75, 78.8, 78.9, 78.9, 79, 78.85, 78.9, 78.85, 79], "xaxis": "x", "y": [15240, 16125, 16444, 16917, 16512, 17370, 17397, 17406, 16946, 17900, 18057, 18175, 18976, 19514, 20360, 21390, 22529, 22842, 23691, 24195, 23958, 24394, 25414, 26602, 26286, 25956, 27058, 28001, 29286, 29949, 29611, 30056, 29210, 30158, 32076, 33023, 33850, 34730, 35863, 36756, 36982, 36464, 37240, 37762, 38807, 39391, 40413, 41723, 43073, 44576, 45886, 45878, 46266, 47158, 48493, 49655, 50490, 50902, 50276, 48453, 49267, 49675, 50394, 50863, 51664, 52591, 53015, 54008, 55335], "yaxis": "y"}], "layout": {"height": 600, "legend": {"title": {"text": "Country"}, "tracegroupgap": 0}, "title": {"text": "GDP and Life Expectancy"}, "width": 800, "xaxis": {"anchor": "y", "autorange": true, "domain": [0, 1], "range": [38.63, 86.22], "title": {"text": "avg_life_expectancy"}, "type": "linear"}, "yaxis": {"anchor": "x", "autorange": true, "domain": [0, 1], "range": [-10440.0, 166700.0], "title": {"text": "GDP (Years)"}, "type": "linear"}}}
